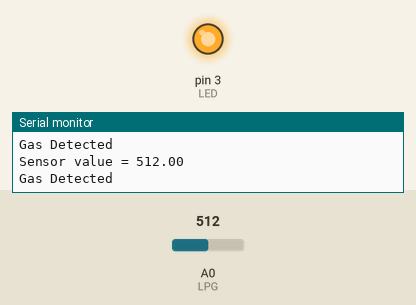
This sketch was run on a simulated Arduino Uno, built with avr-gcc and run on an emulated ATmega328P. Shown: output pins drawn as LEDs (lit = HIGH), the last lines printed to the serial monitor. Inputs (shaded band) come from the test bench; at power-on: A0 (LPG) = 512.

Above: at 6.2 s.
6.3 s: A0 (LPG) set to 317
8.2 s: A0 (LPG) set to 290
At 10.2 s:
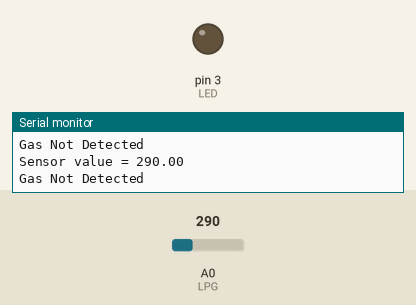
11.5 s: A0 (LPG) set to 306
At 12.6 s:
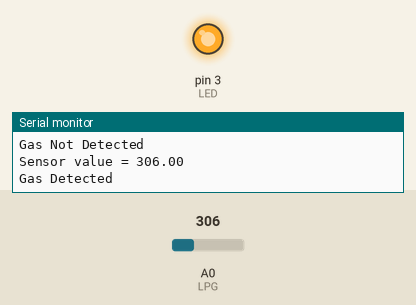
13.5 s: A0 (LPG) set to 122
At 15.3 s:
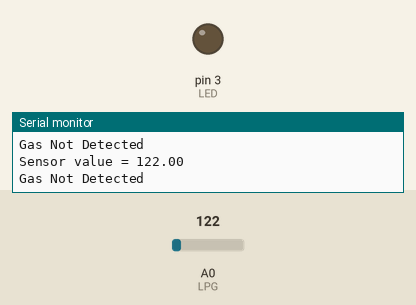
Timing chart, 0 to 16.5 s (numbered marks = the images above; inputs shaded):
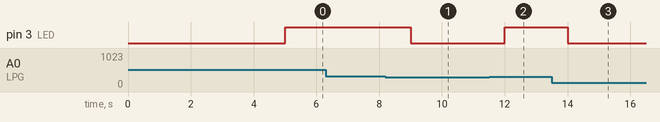

Measured:
- the behaviour switches between 301 and 300 on A0 (LPG) (found by bisection; images 0 and 1)
- after the input at 8.2 s, pin 3 (LED): HIGH → LOW after 0.80 s
- after the input at 11.5 s, pin 3 (LED): LOW → HIGH after 0.51 s
- after the input at 13.5 s, pin 3 (LED): HIGH → LOW after 0.51 s

The sketch:

Gas_Sensor.ino
```cpp
// Gas Leakage Detection and Indication System Using Arduino
int LPG = A0;
int LED = 3;
float sensorValue;

void setup() {
  pinMode(LED,OUTPUT);
  pinMode(LPG,INPUT);
  Serial.begin(9600);
  Serial.println("Gas Sensor Warming Up");
  delay(5000);
  Serial.println("Done");
}

void loop() {
  sensorValue = analogRead(A0);
  Serial.print("Sensor value = ");
  Serial.println(sensorValue);
  if (sensorValue > 300){
    digitalWrite(LED,HIGH);
    Serial.println("Gas Detected");
  }
  else{
    digitalWrite(LED,LOW);
    Serial.println("Gas Not Detected");
  }
  delay(1000);
}
```
